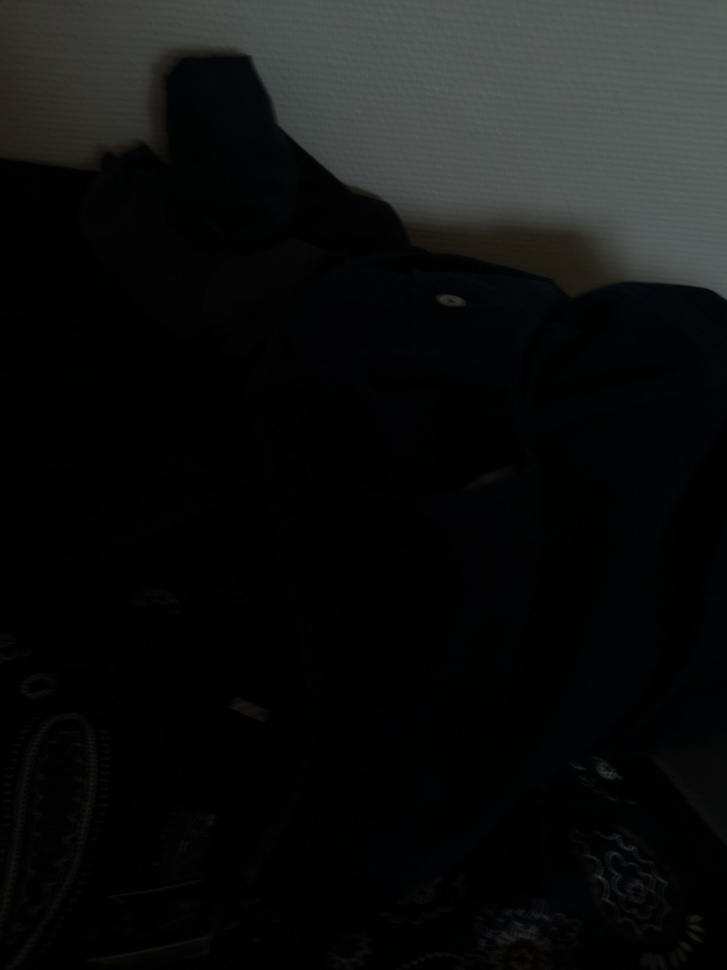
#> input picture Playground/dark_pic.jpg, 727 x 970 px, shrunk from 2736 x 3648 before the run
$ python Intensity_distribution.py
#> lines starting #> are read from the running program, lines starting #| are printed output that depends on the picture

from IA_library import image_floating_to_uint8  as f2i
from IA_library import image_integer_to_float32 as i2f

import IA_library as IA


def intesity_shifter(inImage):
    imshape = inImage.shape
    outImage = inImage.copy()
    outImage = outImage.flatten()
    for i,p in enumerate(outImage):
        outImage[i] = np.sum(outImage <= p)
    outImage = outImage.reshape(shape = imshape)


def get_small_gray_image():
    """
        Returns a 4,3 image in gray scale that is sutible for tests.
    """
    img = np.zeros([[0, 100, 200, 255],
                    [50, 100 , 150, 200],
                    [123, 124,125, 126]])
    return img


#def gray_transformation(image, f):
"""
    Take in an image o

"""

import numpy as np
import matplotlib.pyplot as plt
import matplotlib.image as mpimg
from PIL import Image

img = mpimg.imread('dark_pic.jpg')
#> img is the input picture: shape (970, 727, 3); mean R, G, B 15.6, 16.8, 16.5


"""
histogram of an image

"""

# Mean over colors
gray = img.mean(axis = 2)
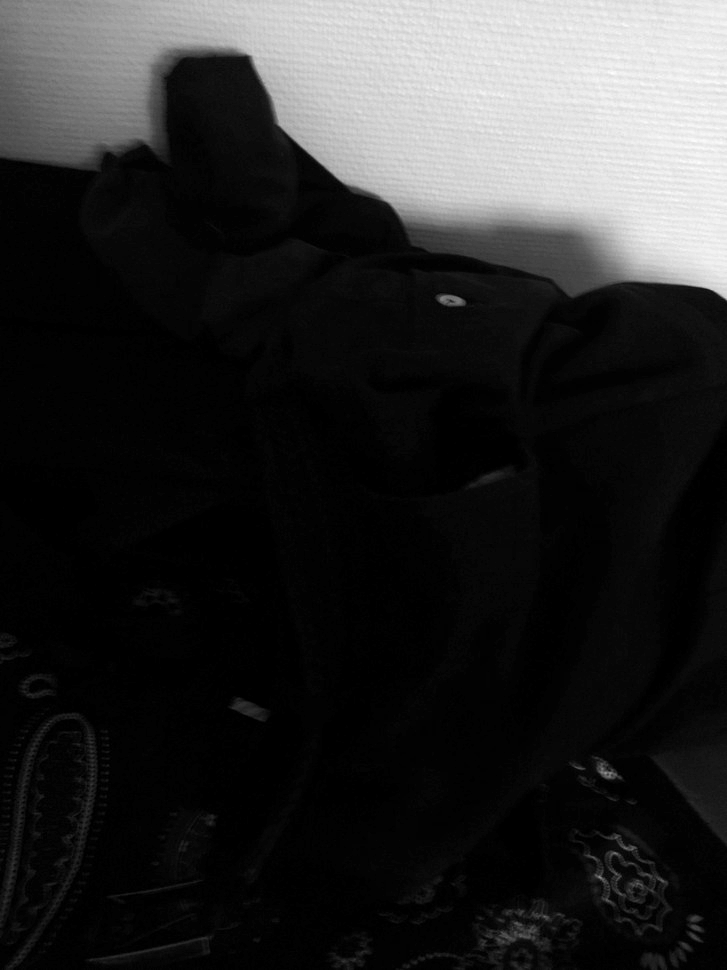
#> gray: shape (970, 727) float64; min 0, max 96.33, mean 16.3; drawn with min black and max white
vals = img.mean(axis = 2).flatten()
plt.hist(vals,255)
plt.xlim([0,255])
plt.show()
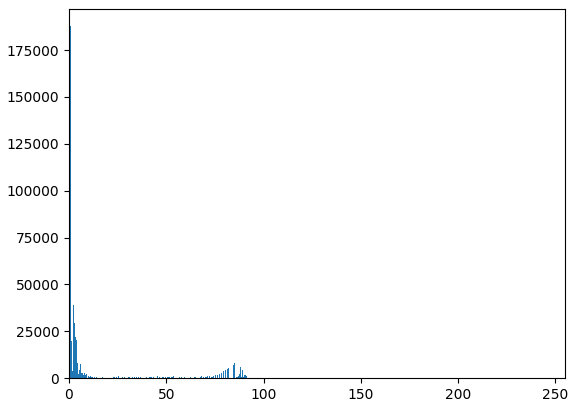
#> figure drawn by matplotlib, 1 panel; tallest bar 187764 high, from x = 0.756 to 1.13

$ run again, with Playground/JandJ.jpg copied over Playground/dark_pic.jpg
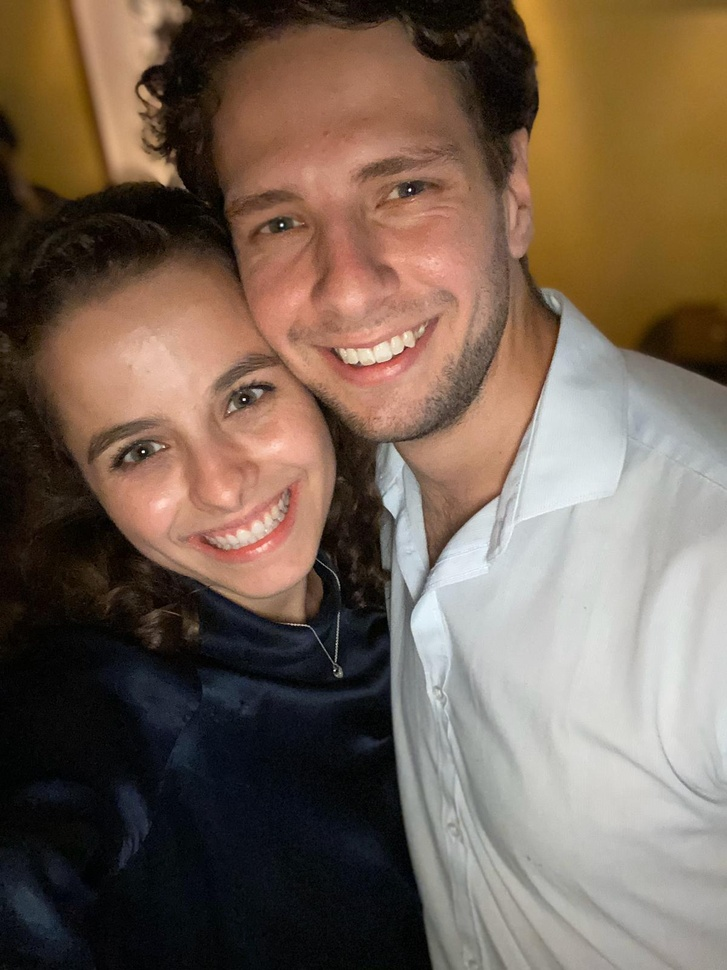
#> input picture Playground/JandJ.jpg, 727 x 970 px, shrunk from 1200 x 1600 before the run
#> img is the input picture: shape (970, 727, 3); mean R, G, B 117.1, 98.9, 84.6
#> `gray = img.mean(axis = 2)`:
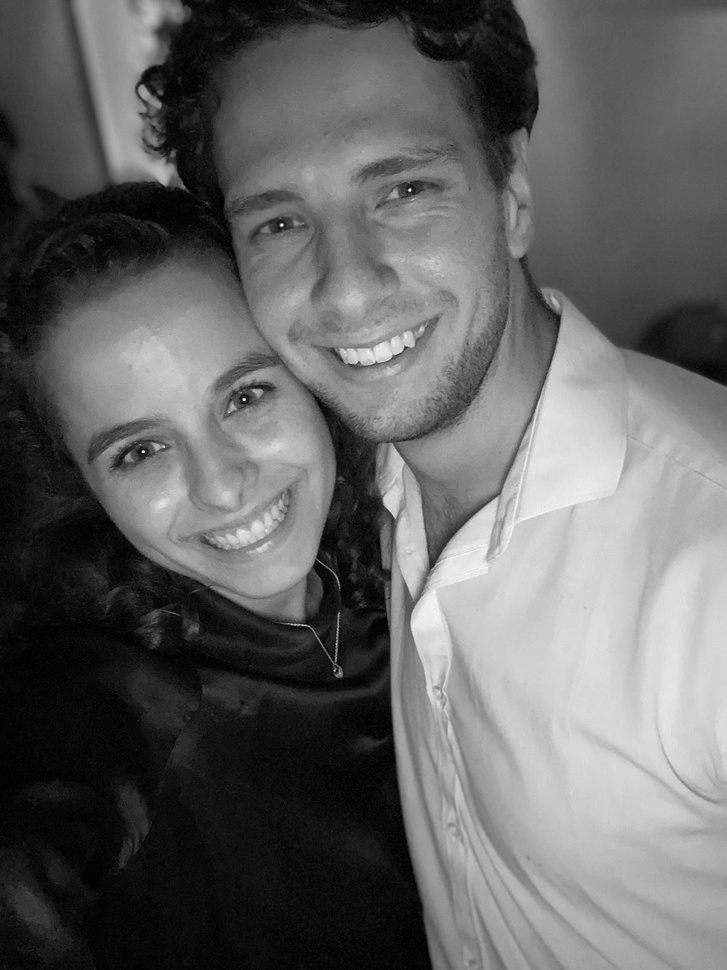
#> gray: shape (970, 727) float64; min 0, max 254.7, mean 100.2
#> `plt.show()`:
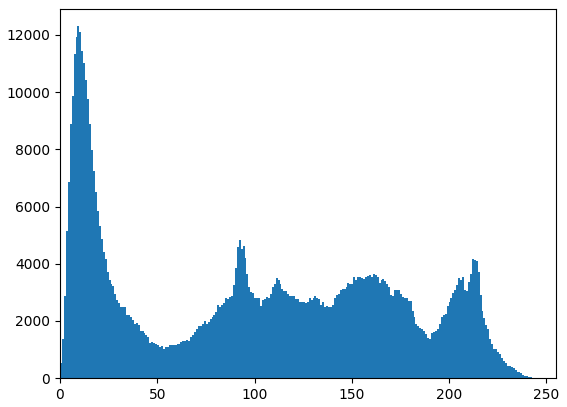
#> figure drawn by matplotlib, 1 panel; tallest bar 12307 high, from x = 8.99 to 9.99
